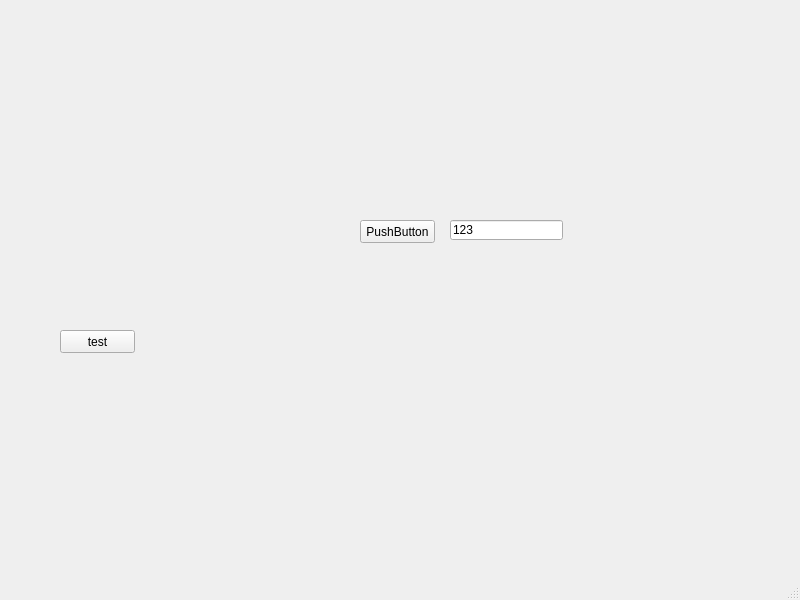
<?xml version="1.0" encoding="UTF-8"?>
<ui version="4.0">
 <class>MainWindow</class>
 <widget class="QMainWindow" name="MainWindow">
  <property name="geometry">
   <rect>
    <x>0</x>
    <y>0</y>
    <width>800</width>
    <height>600</height>
   </rect>
  </property>
  <property name="windowTitle">
   <string>MainWindow</string>
  </property>
  <widget class="QWidget" name="centralwidget">
   <widget class="QLineEdit" name="lineEdit">
    <property name="geometry">
     <rect>
      <x>450</x>
      <y>220</y>
      <width>113</width>
      <height>20</height>
     </rect>
    </property>
    <property name="text">
     <string>123</string>
    </property>
   </widget>
   <widget class="QPushButton" name="pushButton_2">
    <property name="geometry">
     <rect>
      <x>60</x>
      <y>330</y>
      <width>75</width>
      <height>23</height>
     </rect>
    </property>
    <property name="text">
     <string>test</string>
    </property>
   </widget>
   <widget class="QPushButton" name="pushButton">
    <property name="geometry">
     <rect>
      <x>360</x>
      <y>220</y>
      <width>75</width>
      <height>23</height>
     </rect>
    </property>
    <property name="text">
     <string>PushButton</string>
    </property>
   </widget>
  </widget>
  <widget class="QMenuBar" name="menubar">
   <property name="geometry">
    <rect>
     <x>0</x>
     <y>0</y>
     <width>800</width>
     <height>19</height>
    </rect>
   </property>
  </widget>
  <widget class="QStatusBar" name="statusbar"/>
 </widget>
 <resources/>
 <connections/>
</ui>
